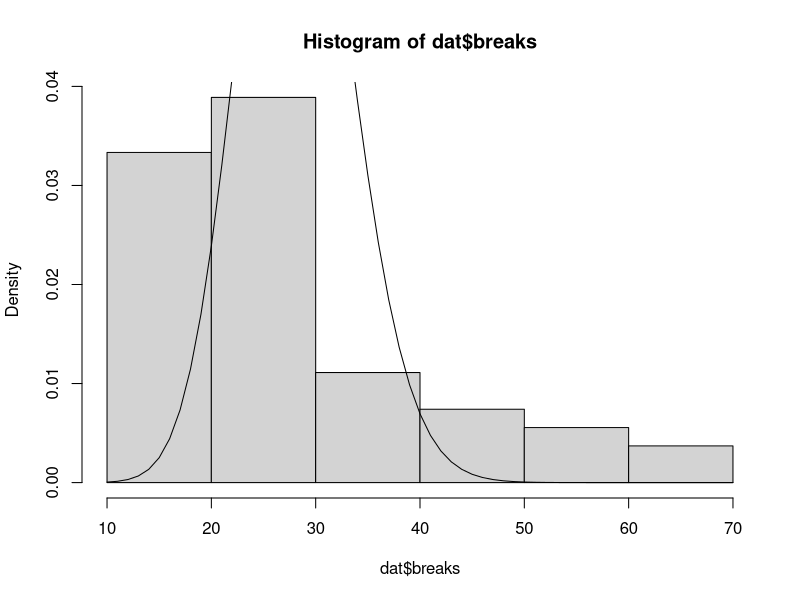

Recreate this plot in R.
## ---- chunk 1
knitr::opts_chunk$set(echo = TRUE)
## ---- chunk 2
library(tidyverse)
library(magrittr)
library(ggplot2)
library(datasets)

dat = warpbreaks
dat %>% head
## ---- chunk 3
nll = function(l,x){
  if (l<0){
    return(1e6) # since the likelihood when lambda=0 is also 0, and log(0) is undefined, instead just a return a really big number
  }
  
  else{
    return(-sum(dpois(x,l,log=TRUE)))
  }
}
first.guess = c(1)
mle = optim(first.guess,
            nll,
            x=dat$breaks,
            method='BFGS') #optim will whine about 1-D if you don't use BFGS

xgrid = seq(10,max(dat$breaks),by=1)
pmf = dpois(xgrid,mle$par)
hist(dat$breaks, freq=FALSE)
lines(xgrid,pmf)
